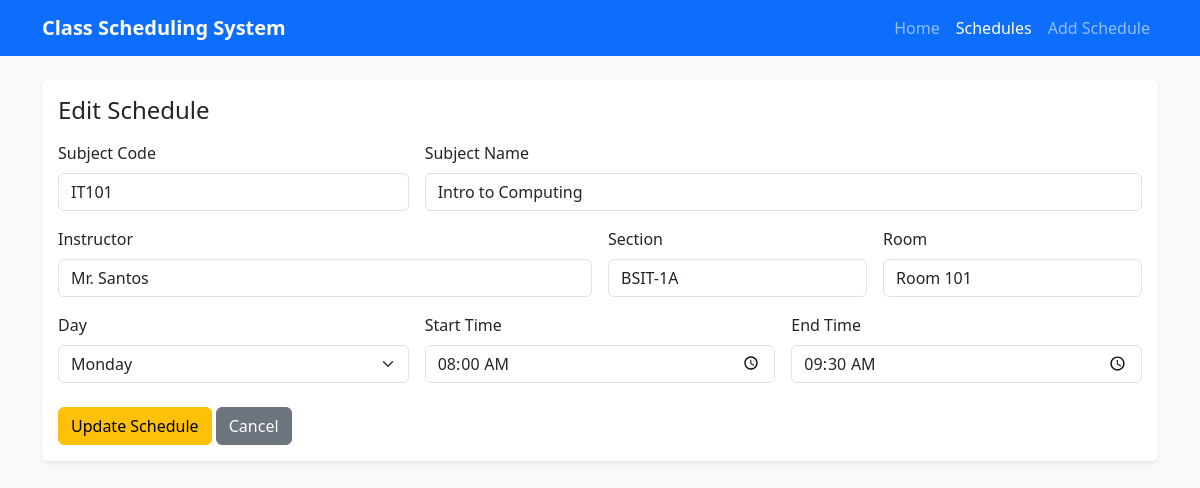
The page /edit.php?id=1 on the database its author committed.
### tables this page shows
CREATE TABLE `schedules` (
  `id` int(11) NOT NULL,
  `subject_code` varchar(20) NOT NULL,
  `subject_name` varchar(100) NOT NULL,
  `instructor` varchar(100) NOT NULL,
  `section` varchar(30) NOT NULL,
  `room` varchar(30) NOT NULL,
  `day` varchar(15) NOT NULL,
  `start_time` time NOT NULL,
  `end_time` time NOT NULL,
  `created_at` timestamp NOT NULL DEFAULT current_timestamp()
);

### db_connect.php (called while the page is built, shortened)
<?php
$days = ["Monday", "Tuesday", "Wednesday", "Thursday", "Friday", "Saturday"];

### Includes/form_fields.php (the view, shortened to what this page needs)
<div class="row g-3">
    <div class="col-md-4">
        <label class="form-label">Subject Code</label>
        <input type="text" name="subject_code" class="form-control" required maxlength="20"
               value="<?= htmlspecialchars($row['subject_code']) ?>">
    </div>
    <div class="col-md-8">
        <label class="form-label">Subject Name</label>
        <input type="text" name="subject_name" class="form-control" required maxlength="100"
               value="<?= htmlspecialchars($row['subject_name']) ?>">
    </div>
    <div class="col-md-6">
        <label class="form-label">Instructor</label>
        <input type="text" name="instructor" class="form-control" required maxlength="100"
               value="<?= htmlspecialchars($row['instructor']) ?>">
    </div>
    <div class="col-md-3">
        <label class="form-label">Section</label>
        <input type="text" name="section" class="form-control" required maxlength="30"
               value="<?= htmlspecialchars($row['section']) ?>">
    </div>
    <div class="col-md-3">
        <label class="form-label">Room</label>
        <input type="text" name="room" class="form-control" required maxlength="30"
               value="<?= htmlspecialchars($row['room']) ?>">
    </div>
    <div class="col-md-4">
        <label class="form-label">Day</label>
        <select name="day" class="form-select" required>
            <?php foreach ($days as $d): ?>
                <option value="<?= $d ?>" <?= $row['day'] === $d ? 'selected' : '' ?>><?= $d ?></option>
            <?php endforeach; ?>
        </select>
    </div>
    <div class="col-md-4">
        <label class="form-label">Start Time</label>
        <input type="time" name="start_time" class="form-control" required
               value="<?= htmlspecialchars(substr($row['start_time'], 0, 5)) ?>">
    </div>
    <div class="col-md-4">
        <label class="form-label">End Time</label>
        <input type="time" name="end_time" class="form-control" required
               value="<?= htmlspecialchars(substr($row['end_time'], 0, 5)) ?>">
    </div>
</div>

### rows shown on the page
schedules: subject_code "IT101", subject_name "Intro to Computing", instructor "Mr. Santos", section "BSIT-1A", room "Room 101", day "Monday", start_time "08:00", end_time "09:30"
